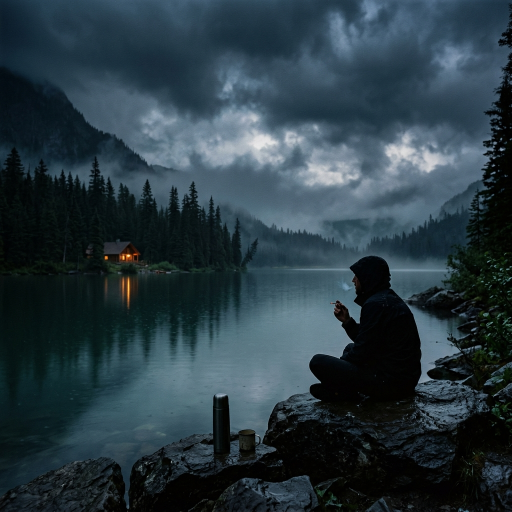
#> input picture assets/images/lake_guy.png, 1024 x 1024 px, found by its file name (shown at 1/2 size)
$ python verify_final_ember.py
#> lines starting #> are read from the running program, lines starting #| are printed output that depends on the picture
from PIL import Image, ImageDraw

img = Image.open('c:/laragon/www/my_vibe/assets/images/lake_guy.png').convert('RGB')
#> img is the input picture: PIL image 1024x1024 RGB; mean R, G, B 41.6, 58.4, 66.7
w, h = img.size
#> w = 1024; h = 1024

CIG_REL_X = 0.695
CIG_REL_Y = 0.665

# Crop around the new position
cx = int(w * CIG_REL_X)
#> cx = 711
cy = int(h * CIG_REL_Y)
#> cy = 680
crop_size = 80

x1, y1 = max(0, cx - crop_size), max(0, cy - crop_size)
#> x1 = 631; y1 = 600
x2, y2 = min(w, cx + crop_size), min(h, cy + crop_size)
#> x2 = 791; y2 = 760

crop = img.crop((x1, y1, x2, y2))
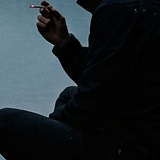
#> crop: PIL image 160x160 RGB; mean R, G, B 31.4, 39.6, 43.9
# Scale up 3x
c1 = crop.resize((crop.width * 3, crop.height * 3), Image.LANCZOS)

draw = ImageDraw.Draw(c1)
px = (cx - x1) * 3
#> px = 240
py = (cy - y1) * 3
#> py = 240
draw.line([(px-10, py), (px+10, py)], fill=(255, 0, 0), width=2)
draw.line([(px, py-10), (px, py+10)], fill=(255, 0, 0), width=2)
draw.ellipse([(px-5, py-5), (px+5, py+5)], fill=(255, 165, 0))
draw.text((px+8, py-8), f"EMBER ({CIG_REL_X},{CIG_REL_Y})", fill=(255, 255, 0))

dest_path = 'C:/Users/LENOVO/.gemini/antigravity-ide/brain/70d14234-39af-44f8-a996-b4b7f4ef5622/final_ember_position.png'
c1.save(dest_path)
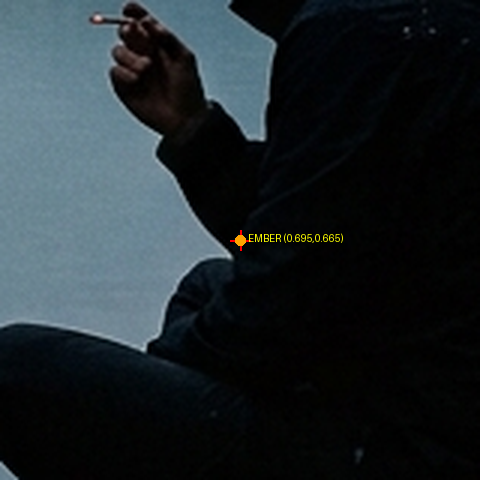
#> saved as final_ember_position.png: PIL image 480x480 RGB; mean R, G, B 31.9, 39.9, 43.9
print(f"Saved to {dest_path}")

$ run again, with assets/images/rainy_forest.jpg saved as assets/images/lake_guy.png
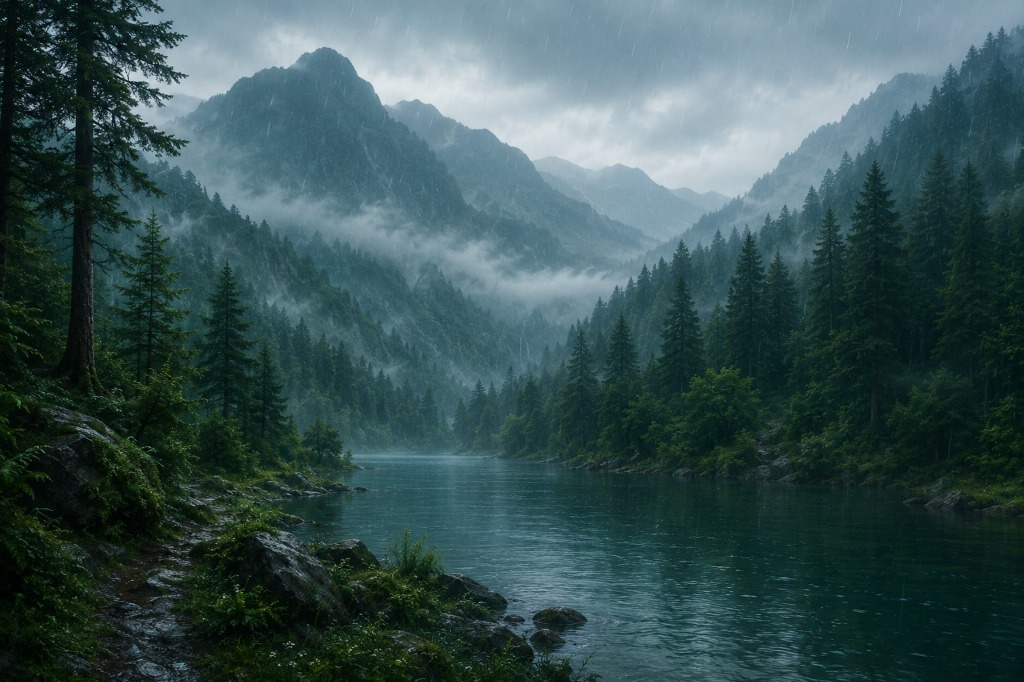
#> input picture assets/images/rainy_forest.jpg, 1024 x 682 px, found by its file name
#> img is the input picture: PIL image 1024x682 RGB; mean R, G, B 56.5, 82.1, 83.3
#> `crop = img.crop((x1, y1, x2, y2))`:
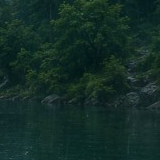
#> crop: PIL image 160x160 RGB; mean R, G, B 19.3, 44.7, 38.5
#> `c1.save(dest_path)`:
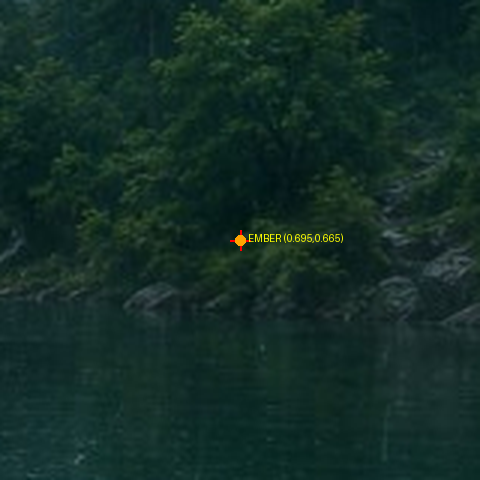
#> saved as final_ember_position.png: PIL image 480x480 RGB; mean R, G, B 19.7, 45, 38.4
